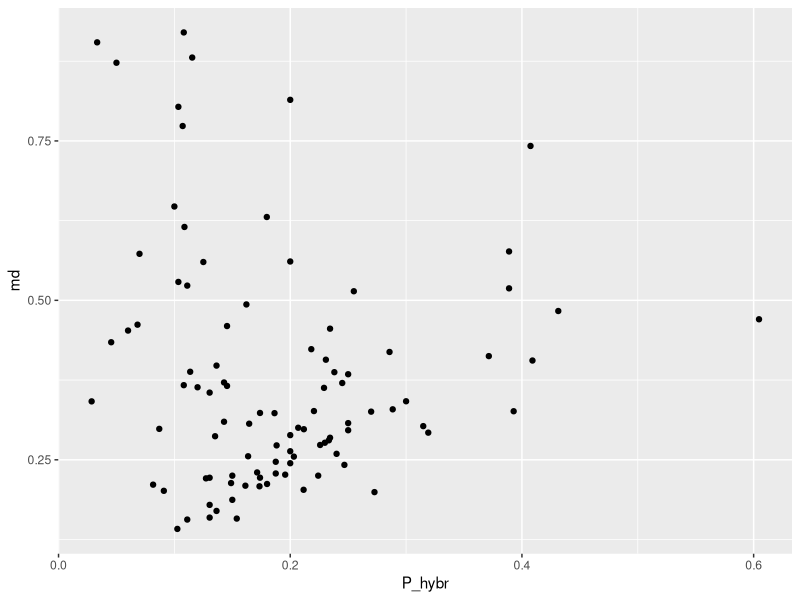

This chart was generated by the following R code: (Note: this script raises an error after producing the figure.)
library(readxl)
library(ggplot2)
library(dplyr)

hybr <- read_excel("Data/hybrids_BS.xlsx")
murm_shape <- read.csv("Data/Murman.csv")


# Доля гибридов в сборах

hybr_pop <- hybr %>% group_by(pop) %>% summarise(lat = mean(N), lon = mean(E), Year = mean(year), Ptros = mean(str), P_hybr = mean(str > 0.1 & str < 0.9), md = 1 - (sd(str))^2/(Ptros*(1-Ptros)) )


ggplot(hybr_pop, aes(x = P_hybr, y = md)) + geom_point()



# Рисуем карту

Murm_x <-  c(30, 40)
Murm_y <- c(67.8, 69.8)





Murm_region_map <- 
ggplot(murm_shape, aes(x=long, y=lat, group=group)) +
  geom_polygon(fill = "gray90", colour = "gray20") + 
  coord_map(xlim = Murm_x, ylim = Murm_y) + 
  theme_bw() +  
  theme(axis.title.x = element_blank(),  axis.title.y = element_blank(), plot.background = element_blank(), panel.border = element_blank()) 



Murm_x_small <-  c(32.5, 34)
Murm_y_small <- c(68.85, 69.5)

Kola_bay_map <- 
  ggplot(murm_shape, aes(x=long, y=lat, group=group)) +
  geom_polygon(fill = "gray90", colour = "gray20") + 
  coord_map(xlim = Murm_x_small, ylim = Murm_y_small) + 
  theme_bw() +  
  theme(axis.title.x = element_blank(),  axis.title.y = element_blank(), plot.background = element_blank(), panel.border = element_blank()) 



Tuva_x <-  c(33.55, 33.65)
Tuva_y <- c(69.17, 69.2)


Tuva_map <-
  ggplot(murm_shape, aes(x=long, y=lat, group=group)) +
  geom_polygon(fill = "gray90", colour = "gray20") + 
  coord_map(xlim = Tuva_x, ylim = Tuva_y) + 
  theme_bw() +  
  theme(axis.title.x = element_blank(),  axis.title.y = element_blank(), plot.background = element_blank(), panel.border = element_blank()) 




# + theme(panel.grid = element_blank(), axis.text.x =element_blank(), axis.text.y= element_blank()) + theme(axis.ticks = element_blank()) 


Murm_region_map + 
  geom_point(data = hybr_pop, aes(x = lon, y = lat, group = 1, fill = P_hybr, size = P_hybr), shape = 21) +
  scale_fill_gradient(low = "yellow", high = "red")


Kola_bay_map + 
  geom_point(data = hybr_pop, aes(x = lon, y = lat, group = 1, fill = md, size = md), shape = 21) +
  scale_fill_gradient(low = "yellow", high = "red")

Tuva_map +
  geom_point(data = hybr_pop, aes(x = lon, y = lat, group = 1, fill = P_hybr, size = P_hybr), shape = 21) +
  scale_fill_gradient(low = "yellow", high = "red")





hybr %>% filter(pop %in% hybr_pop$pop[hybr_pop$md > 0.7] ) %>% 
  ggplot(., aes(x = str)) + geom_histogram() + facet_wrap(~pop)
